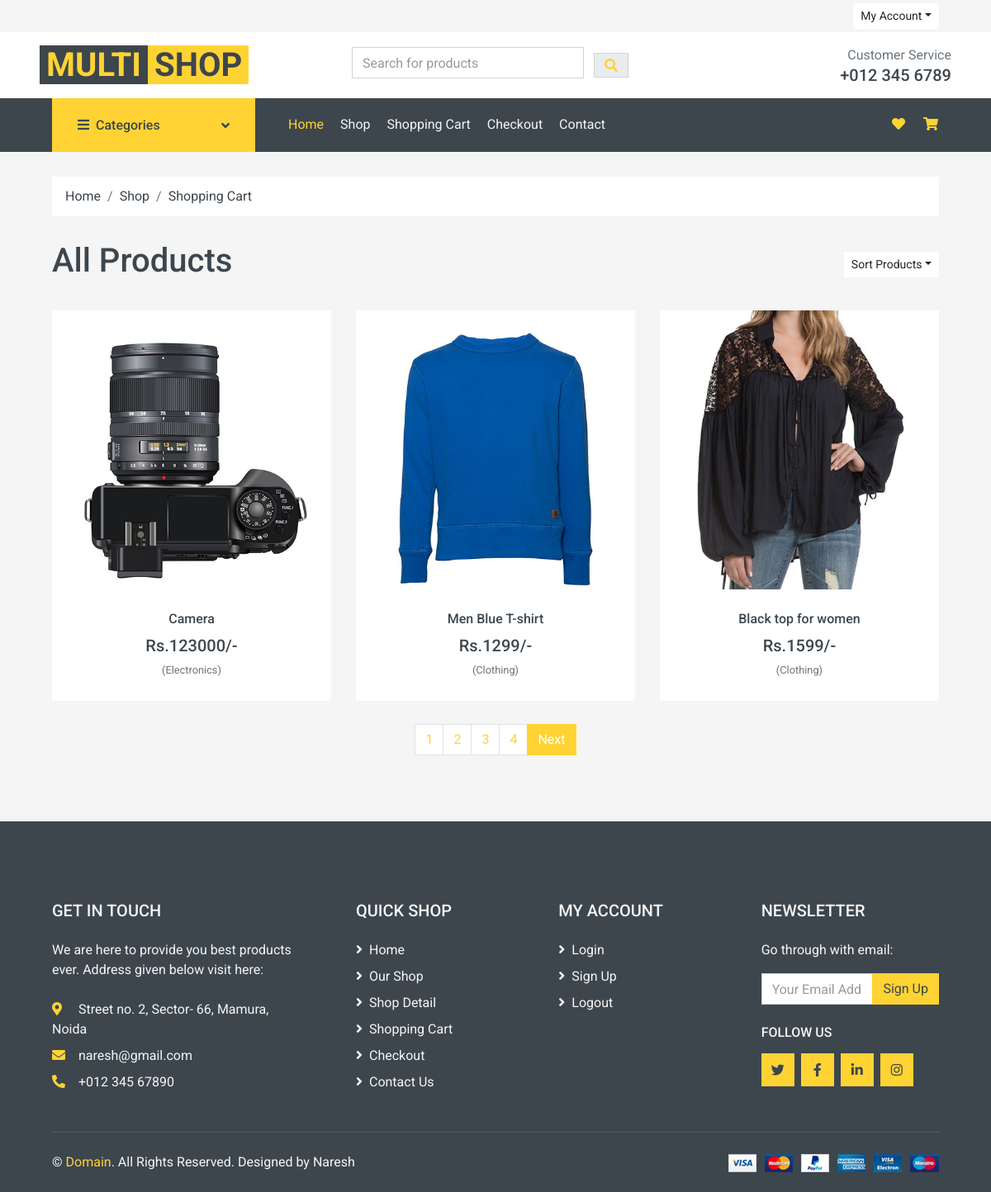
The app's page /shop/all?page=1 with its own data.
### Store_app/models.py (models this page shows, shortened)
class Product(models.Model):
    name = models.CharField(max_length=40)
    category = models.ForeignKey(
        Category, on_delete=models.SET_NULL, null=True)
    image = models.ImageField(null=True, blank=True)
    digital = models.BooleanField()
    days_to_deliver = models.IntegerField()
    price = models.IntegerField(default=0)
    description = models.TextField(null=True)
    @property
    def imageURL(self):
        url = ""
        try:
            url = self.image.url
        except:
            url = ""
        return url

class Category(models.Model):
    name = models.CharField(max_length=70)
    discount = models.IntegerField()
    image = models.ImageField(null=True, blank=True)
    def __str__(self):
        return self.name
    @property
    def cat_count(self):
        products = self.product_set.all()
        num = products.count()
        return num

### Store_app/views.py (the view)
# urls.py: path('shop/<str:category>', views.shop, name='shop' ),   # str:category | me str ki  id v integer form m ja rha hota hai
def shop(request,category=None):
    categories = Category.objects.all()
    context = {}
    if request.method == "POST":
        search_text = request.POST['product']
        products = Product.objects.filter(name__contains=search_text)  # contains Use for searching a short name
    else:
        if category == 'all':
            products = Product.objects.all()
            paginator = Paginator(products,3)
            page_number = request.GET.get('page')
            page_obj = paginator.get_page(page_number)
            total_page = page_obj.paginator.num_pages
            context.update({'category_name': 'All Products',
                              'page_obj':page_obj,
                              'totalpageList':[n+1 for n in range(total_page)]})    # 'All Products' | we pass a string
        else:
            products = Product.objects.filter(category=category)
            category = Category.objects.get(id=category)
            context.update({'category_name': category.name})
        if request.user.is_authenticated:
            customer = Customer.objects.get(user=request.user)
            order,created = Order.objects.get_or_create(customer=customer,complete= False)
            my_wishlist = Wishlist.objects.get(customer=customer)
            context.update({'order':order,'my_wishlist':my_wishlist,})
    context.update({
        'products':products,
        'categories':categories,
     })
    return render(request,'shop.html',context)

### templates/shop.html (shortened to what this page needs)
{% extends 'base.html' %}
{% load static %}
{% block content %}
<div class="container-fluid">
    <div class="row px-xl-5">
        <div class="col-lg-12 ">
            <div class="row pb-3">
                <div class="col-12 pb-1">
                    <div class="d-flex align-items-center justify-content-between mb-4">
                        <div>
                            <h1>{{ category_name }}</h1>
                        </div>
                        <div class="ml-2">
                            <div class="btn-group">
                                <button type="button" class="btn btn-sm btn-light dropdown-toggle"
                                    data-toggle="dropdown">Sort Products</button>
                            </div>
                        </div>
                    </div>
                </div>
                {% for product in page_obj %}
                <div class="col-lg-4 col-md-6 col-sm-6 pb-1">
                    <div class="product-item bg-light mb-4">
                        <div class="product-img position-relative overflow-hidden">
                            <img class="img-fluid w-100" src="{{ product.imageURL }}" alt="">
                            <div class="product-action">
                            </div>
                        </div>
                        <div class="text-center py-4">
                            <a class="h6 text-decoration-none text-truncate" href="/detail/{{product.id}}">{{ product.name }}</a>
                            <div class="d-flex align-items-center justify-content-center mt-2">
                                <h5>Rs.{{ product.price }}/-</h5>
                            </div>
                            <div class="d-flex align-items-center justify-content-center mb-1">
                               <small>({{ product.category }})</small>
                            </div>
                        </div>
                    </div>
                </div>
                {% endfor %}
                <div class="col-12">
                    <nav>
                        <ul class="pagination justify-content-center">
                            {% for n in totalpageList %}
                            <li class="page-item "><a class="page-link" href="?page={{n}}">{{n}}</a></li>
                            {% endfor %}
                            {% if page_obj.has_next %}
                            <li class="page-item active "><a class="page-link" href="?page={{page_obj.next_page_number}}">Next</a></li>
                            {% endif %}
                        </ul>
                    </nav>
                </div>
            </div>
        </div>
    </div>
</div>
</body>
</html>
{% endblock %}

### records on screen
Product: imageURL (picture), name "Camera", price "123000", category "Electronics"
Product: imageURL (picture), name "Men Blue T-shirt", price "1299", category "Clothing"
Product: imageURL (picture), name "Black top for women", price "1599", category "Clothing"

### other values on screen
{{ category_name }} "All Products"
{{ n }} "1" "2" "3" "4"
